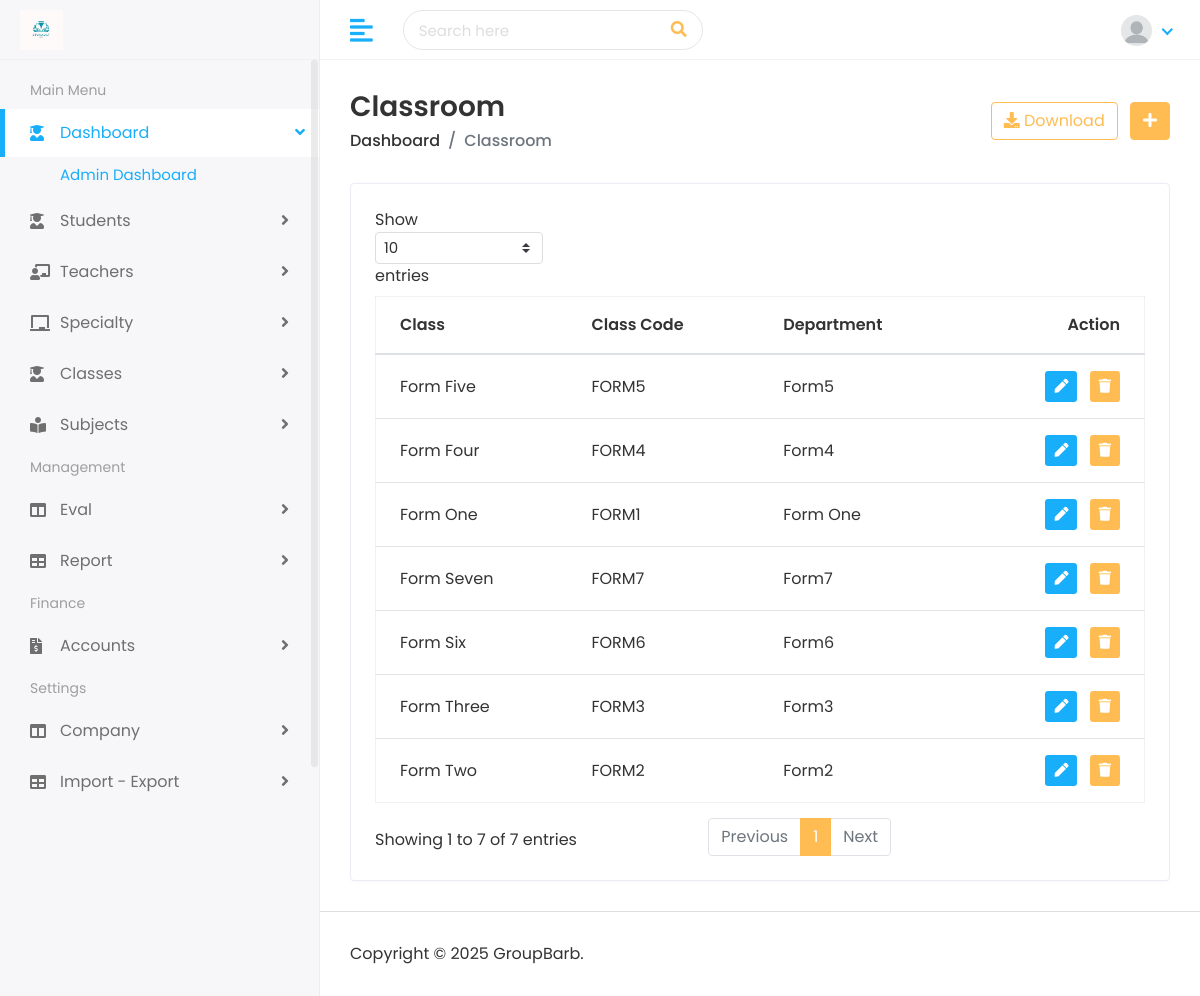
Page /classes/ (signed in) on the committed database.
### school/models.py (models this page shows, shortened)
class ClassRoom(models.Model):
    class_name              = models.CharField(max_length=250, unique=True,)
    class_code              = models.CharField(max_length=250, unique=True,)
    class_department        = models.CharField(max_length=250, null=True, blank=True)
    other                   = models.CharField(max_length=250, null=True, blank=True)
    added_by                = models.CharField(max_length=100, null=True)
    modified_by             = models.CharField(max_length=100, null=True, blank=True)
    slug                    = models.SlugField(max_length=255, unique=True, blank=True)
    is_actif                = models.BooleanField(default=True)
    created_on              = models.DateTimeField(auto_now_add=True)
    updated_on              = models.DateTimeField(auto_now=True)

### school/views.py (the view)
# urls.py: path('classes/', views.class_list, name="class_list"),
@login_required
def class_list(request):
    class_list = ClassRoom.objects.all()
    context = {
        'class_list': class_list,
    }
    return render(request, "class/classes.html", context)

### templates/class/classes.html (shortened to what this page needs)
{% extends 'home/base.html' %}
{% load static %}
{% block body %}
         <div class="page-wrapper">
            <div class="content container-fluid">
               <div class="page-header">
                  <div class="row align-items-center">
                     <div class="col">
                        <h3 class="page-title">Classroom</h3>
                        <ul class="breadcrumb">
                           <li class="breadcrumb-item"><a href="">Dashboard</a></li>
                           <li class="breadcrumb-item active">Classroom</li>
                        </ul>
                     </div>
                     <div class="col-auto text-right float-right ml-auto">
                        <a href="{% url 'class_csv_download'  %}" class="btn btn-outline-primary mr-2"><i class="fas fa-download"></i> Download</a>
                        <a href="{% url 'add_class' %}" class="btn btn-primary"><i class="fas fa-plus"></i></a>
                     </div>
                  </div>
               </div>
               <div class="row">
                  <div class="col-sm-12">
                     <div class="card card-table">
                        <div class="card-body">
                           <div class="table-responsive">
                              <table class="table table-hover table-center mb-0 datatable">
                                 <thead>
                                    <tr>
                                       <th>Class</th>
                                       <th>Class Code</th>
                                       <th>Department</th>
                                       <th class="text-right">Action</th>
                                    </tr>
                                 </thead>
                                 <tbody>
                                    {% for class_l in class_list %}
                                    <tr>
                                       <td>{{ class_l.class_name}}</td>
                                       <td>{{ class_l.class_code }}</td>
                                       <td>{{ class_l.class_department}}</td>
                                       <td class="text-right">
                                          <div class="actions">
                                             <a href="{% url 'edit_class' class_l.id %}" class="btn btn-sm bg-success-light mr-2">
                                                 <i class="fas fa-pen"></i>
                                             </a>
                                             <form action="{% url 'delete_class' class_l.id %}" method="POST" style="display:inline;">
                                                 <button type="submit" class="btn btn-sm bg-danger-light" onclick="return confirm('Are you sure you want to delete this Class?');">
                                                     <i class="fas fa-trash"></i>
                                                 </button>
                                             </form>
                                         </div>
                                       </td>
                                    </tr>
                                    {% endfor %}
                                 </tbody>
                              </table>
                           </div>
                        </div>
                     </div>
                  </div>
               </div>
            </div>
            <footer>
               <p>Copyright © 2025 GroupBarb.</p>
            </footer>
         </div>
      </div>
   </body>
</html>
{% endblock %}

### static/assets/css/style.css (style rules this page uses)
html { height: 100%; }
body { background-color: #fff; color: #333; font-family: 'Poppins', sans-serif; font-size: 1rem; height: 100%; line-height: 1.5; overflow-x: hidden; }
h1, h2, h3, h4, h5, h6 { font-family: 'Poppins', sans-serif; margin-top: 0; }
input, input:focus, button, button:focus { outline: none; }
ul, ol { padding: 0px; list-style: none; }
.table { color: #333; max-width: 100%; margin-bottom: 0; width: 100%; }
.table.dataTable { border-collapse: collapse !important; border: 1px solid rgba(0, 0, 0, 0.05); }
.table thead tr th { font-weight: 600; }
.table tbody tr { border-bottom: 1px solid rgba(0, 0, 0, 0.05); }
.table.table-center td, .table.table-center th { vertical-align: middle; }
.card-table .card-body .table > thead > tr > th { border-top: 0; }
.card-table .card-body .table tr td:first-child, .card-table .card-body .table tr th:first-child { padding-left: 1.5rem; }
.card-table .card-body .table tr td:last-child, .card-table .card-body .table tr th:last-child { padding-right: 1.5rem; }
.card-table .table td, .card-table .table th { border-top: 1px solid #e2e5e8; padding: 1rem 0.75rem; white-space: nowrap; }
.btn-primary { background-color: #FFBC53; border: 1px solid #FFBC53; }
.btn-outline-primary { color: #FFBC53; border-color: #FFBC53; }
.card { border: 1px solid #ececf5; box-shadow: 0 1px 3px 0 rgba(0, 0, 0, 0.03); margin-bottom: 1.875rem; }
.card-body { padding: 1.5rem; }
.bg-danger-light { background-color:#FFBC53 !important; color:#fff !important; }
.bg-success-light { background-color: #18aefa; color: #fff; }
footer { padding: 1.875rem 1.875rem; border-top: 1px solid #ddd; }
footer p { margin: 0px; }
.page-wrapper { margin-left: 320px; padding-top: 60px; position: relative; transition: all 0.4s ease; }
.page-wrapper > .content { padding: 1.875rem 1.875rem 0; }
.page-header { margin-bottom: 1.875rem; }
.page-header .breadcrumb { background-color: transparent; color: #6c757d; font-size: 1rem; font-weight: 500; margin-bottom: 0; padding: 0; }
.page-header .breadcrumb a { color: #333; }
.page-title { font-size: 28px; font-weight: 600; color: #333; margin-bottom: 5px; }

### rows in the picture
ClassRoom: class_name "Form One", class_code "FORM1", class_department "Form One"
ClassRoom: class_name "Form Two", class_code "FORM2", class_department "Form2"
ClassRoom: class_name "Form Three", class_code "FORM3", class_department "Form3"
ClassRoom: class_name "Form Five", class_code "FORM5", class_department "Form5"
ClassRoom: class_name "Form Four", class_code "FORM4", class_department "Form4"
ClassRoom: class_name "Form Six", class_code "FORM6", class_department "Form6"
ClassRoom: class_name "Form Seven", class_code "FORM7", class_department "Form7"
